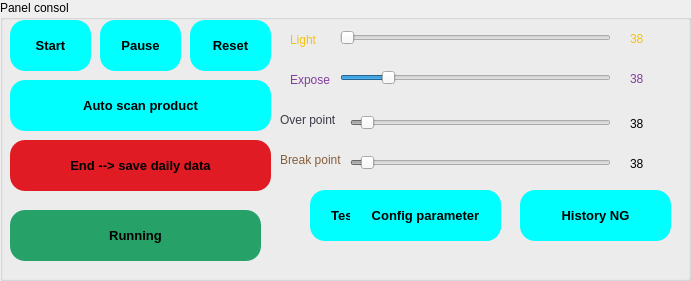
   <widget class="QGroupBox" name="adjust_thelta_2">
    <property name="geometry">
     <rect>
      <x>10</x>
      <y>390</y>
      <width>691</width>
      <height>281</height>
     </rect>
    </property>
    <property name="font">
     <font>
      <family>Segoe UI</family>
      <stylestrategy>PreferDefault</stylestrategy>
      <kerning>true</kerning>
     </font>
    </property>
    <property name="styleSheet">
     <string notr="true">QGroupBox{border:2px solid gray;border-radius:5px;margin-top: 1ex;color: ;background-color: transparent;} QGroupBox::title{subcontrol-origin: margin;subcontrol-position:top left;padding:0 3px;}
color: rgb(0, 0, 0);
font: 12pt &quot;Segoe UI&quot;;</string>
    </property>
    <property name="title">
     <string>Panel consol</string>
    </property>
    <widget class="QPushButton" name="but_scan">
     <property name="geometry">
      <rect>
       <x>10</x>
       <y>80</y>
       <width>261</width>
       <height>51</height>
      </rect>
     </property>
     <property name="font">
      <font>
       <pointsize>10</pointsize>
       <weight>75</weight>
       <bold>true</bold>
      </font>
     </property>
     <property name="styleSheet">
      <string notr="true">background-color: rgb(0, 255, 255);
color: rgb(255, 255, 255);
color: rgb(0, 0, 0);
border-radius:15px;
</string>
     </property>
     <property name="text">
      <string>Auto scan product</string>
     </property>
    </widget>
    <widget class="QPushButton" name="but_end_and_save">
     <property name="geometry">
      <rect>
       <x>10</x>
       <y>140</y>
       <width>261</width>
       <height>51</height>
      </rect>
     </property>
     <property name="font">
      <font>
       <pointsize>10</pointsize>
       <weight>75</weight>
       <bold>true</bold>
      </font>
     </property>
     <property name="styleSheet">
      <string notr="true">background-color: rgb(224, 27, 36);
color: rgb(255, 255, 255);
color: rgb(0, 0, 0);
border-radius:15px;
</string>
     </property>
     <property name="text">
      <string>End --&gt; save daily data</string>
     </property>
    </widget>
    <widget class="QPushButton" name="but_start">
     <property name="geometry">
      <rect>
       <x>10</x>
       <y>20</y>
       <width>81</width>
       <height>51</height>
      </rect>
     </property>
     <property name="font">
      <font>
       <pointsize>10</pointsize>
       <weight>75</weight>
       <bold>true</bold>
      </font>
     </property>
     <property name="styleSheet">
      <string notr="true">background-color: rgb(0, 255, 255);
color: rgb(255, 255, 255);
color: rgb(0, 0, 0);
border-radius:15px;
</string>
     </property>
     <property name="text">
      <string>Start</string>
     </property>
    </widget>
    <widget class="QPushButton" name="but_pause">
     <property name="geometry">
      <rect>
       <x>100</x>
       <y>20</y>
       <width>81</width>
       <height>51</height>
      </rect>
     </property>
     <property name="font">
      <font>
       <pointsize>10</pointsize>
       <weight>75</weight>
       <bold>true</bold>
      </font>
     </property>
     <property name="styleSheet">
      <string notr="true">background-color: rgb(0, 255, 255);
color: rgb(255, 255, 255);
color: rgb(0, 0, 0);
border-radius:15px;
</string>
     </property>
     <property name="text">
      <string>Pause</string>
     </property>
    </widget>
    <widget class="QPushButton" name="but_reset">
     <property name="geometry">
      <rect>
       <x>190</x>
       <y>20</y>
       <width>81</width>
       <height>51</height>
      </rect>
     </property>
     <property name="font">
      <font>
       <pointsize>10</pointsize>
       <weight>75</weight>
       <bold>true</bold>
      </font>
     </property>
     <property name="styleSheet">
      <string notr="true">background-color: rgb(0, 255, 255);
color: rgb(0, 0, 0);
border-radius:15px;
</string>
     </property>
     <property name="text">
      <string>Reset</string>
     </property>
    </widget>
    <widget class="QLabel" name="expose">
     <property name="geometry">
      <rect>
       <x>290</x>
       <y>70</y>
       <width>91</width>
       <height>20</height>
      </rect>
     </property>
     <property name="font">
      <font>
       <pointsize>9</pointsize>
      </font>
     </property>
     <property name="styleSheet">
      <string notr="true">color: rgb(129, 61, 156);</string>
     </property>
     <property name="text">
      <string>Expose</string>
     </property>
    </widget>
    <widget class="QSlider" name="adjust_light">
     <property name="geometry">
      <rect>
       <x>340</x>
       <y>30</y>
       <width>271</width>
       <height>16</height>
      </rect>
     </property>
     <property name="minimum">
      <number>0</number>
     </property>
     <property name="maximum">
      <number>4</number>
     </property>
     <property name="pageStep">
      <number>1</number>
     </property>
     <property name="value">
      <number>0</number>
     </property>
     <property name="orientation">
      <enum>Qt::Horizontal</enum>
     </property>
    </widget>
    <widget class="QSlider" name="adjust_expose">
     <property name="geometry">
      <rect>
       <x>340</x>
       <y>70</y>
       <width>271</width>
       <height>16</height>
      </rect>
     </property>
     <property name="minimum">
      <number>0</number>
     </property>
     <property name="maximum">
      <number>350000</number>
     </property>
     <property name="singleStep">
      <number>10</number>
     </property>
     <property name="pageStep">
      <number>35</number>
     </property>
     <property name="value">
      <number>16169</number>
     </property>
     <property name="orientation">
      <enum>Qt::Horizontal</enum>
     </property>
    </widget>
    <widget class="QLabel" name="light">
     <property name="geometry">
      <rect>
       <x>290</x>
       <y>30</y>
       <width>81</width>
       <height>20</height>
      </rect>
     </property>
     <property name="font">
      <font>
       <pointsize>9</pointsize>
      </font>
     </property>
     <property name="styleSheet">
      <string notr="true">color: rgb(245, 194, 17);</string>
     </property>
     <property name="text">
      <string>Light</string>
     </property>
    </widget>
    <widget class="QLabel" name="value_light">
     <property name="geometry">
      <rect>
       <x>630</x>
       <y>30</y>
       <width>67</width>
       <height>17</height>
      </rect>
     </property>
     <property name="font">
      <font>
       <pointsize>9</pointsize>
      </font>
     </property>
     <property name="styleSheet">
      <string notr="true">color: rgb(245, 194, 17);</string>
     </property>
     <property name="text">
      <string>38</string>
     </property>
    </widget>
    <widget class="QLabel" name="value_expose">
     <property name="geometry">
      <rect>
       <x>630</x>
       <y>70</y>
       <width>67</width>
       <height>17</height>
      </rect>
     </property>
     <property name="font">
      <font>
       <pointsize>9</pointsize>
      </font>
     </property>
     <property name="styleSheet">
      <string notr="true">color: rgb(129, 61, 156);</string>
     </property>
     <property name="text">
      <string>38</string>
     </property>
    </widget>
    <widget class="QPushButton" name="display_running">
     <property name="enabled">
      <bool>false</bool>
     </property>
     <property name="geometry">
      <rect>
       <x>10</x>
       <y>210</y>
       <width>251</width>
       <height>51</height>
      </rect>
     </property>
     <property name="font">
      <font>
       <pointsize>10</pointsize>
       <weight>75</weight>
       <bold>true</bold>
      </font>
     </property>
     <property name="styleSheet">
      <string notr="true">background-color: rgb(38, 162, 105);
color: rgb(255, 255, 255);
color: rgb(0, 0, 0);
border-radius:15px;
</string>
     </property>
     <property name="text">
      <string>Running</string>
     </property>
    </widget>
    <widget class="QSlider" name="value_break">
     <property name="enabled">
      <bool>false</bool>
     </property>
     <property name="geometry">
      <rect>
       <x>350</x>
       <y>155</y>
       <width>261</width>
       <height>16</height>
      </rect>
     </property>
     <property name="minimum">
      <number>0</number>
     </property>
     <property name="maximum">
      <number>500</number>
     </property>
     <property name="singleStep">
      <number>1</number>
     </property>
     <property name="pageStep">
      <number>1</number>
     </property>
     <property name="value">
      <number>20</number>
     </property>
     <property name="orientation">
      <enum>Qt::Horizontal</enum>
     </property>
    </widget>
    <widget class="QSlider" name="value_over">
     <property name="enabled">
      <bool>false</bool>
     </property>
     <property name="geometry">
      <rect>
       <x>350</x>
       <y>115</y>
       <width>261</width>
       <height>16</height>
      </rect>
     </property>
     <property name="minimum">
      <number>0</number>
     </property>
     <property name="maximum">
      <number>500</number>
     </property>
     <property name="singleStep">
      <number>1</number>
     </property>
     <property name="pageStep">
      <number>1</number>
     </property>
     <property name="value">
      <number>20</number>
     </property>
     <property name="orientation">
      <enum>Qt::Horizontal</enum>
     </property>
    </widget>
    <widget class="QLabel" name="display_value_over">
     <property name="geometry">
      <rect>
       <x>630</x>
       <y>115</y>
       <width>67</width>
       <height>17</height>
      </rect>
     </property>
     <property name="font">
      <font>
       <pointsize>9</pointsize>
      </font>
     </property>
     <property name="text">
      <string>38</string>
     </property>
    </widget>
    <widget class="QLabel" name="display_value_break">
     <property name="geometry">
      <rect>
       <x>630</x>
       <y>155</y>
       <width>67</width>
       <height>17</height>
      </rect>
     </property>
     <property name="font">
      <font>
       <pointsize>9</pointsize>
      </font>
     </property>
     <property name="text">
      <string>38</string>
     </property>
    </widget>
    <widget class="QLabel" name="expose_2">
     <property name="geometry">
      <rect>
       <x>280</x>
       <y>150</y>
       <width>91</width>
       <height>20</height>
      </rect>
     </property>
     <property name="font">
      <font>
       <pointsize>9</pointsize>
      </font>
     </property>
     <property name="styleSheet">
      <string notr="true">color: rgb(129, 61, 156);
color: rgb(134, 94, 60);</string>
     </property>
     <property name="text">
      <string>Break point</string>
     </property>
    </widget>
    <widget class="QLabel" name="light_2">
     <property name="geometry">
      <rect>
       <x>280</x>
       <y>110</y>
       <width>71</width>
       <height>20</height>
      </rect>
     </property>
     <property name="font">
      <font>
       <pointsize>9</pointsize>
      </font>
     </property>
     <property name="styleSheet">
      <string notr="true">color: rgb(245, 194, 17);
color: rgb(61, 56, 70);</string>
     </property>
     <property name="text">
      <string>Over point</string>
     </property>
    </widget>
    <widget class="QPushButton" name="but_test_ok">
     <property name="geometry">
      <rect>
       <x>310</x>
       <y>190</y>
       <width>91</width>
       <height>51</height>
      </rect>
     </property>
     <property name="font">
      <font>
       <pointsize>10</pointsize>
       <weight>75</weight>
       <bold>true</bold>
      </font>
     </property>
     <property name="styleSheet">
      <string notr="true">background-color: rgb(0, 255, 255);
color: rgb(255, 255, 255);
color: rgb(0, 0, 0);
border-radius:15px;
</string>
     </property>
     <property name="text">
      <string>Test OK</string>
     </property>
    </widget>
    <widget class="QPushButton" name="but_test_ng">
     <property name="geometry">
      <rect>
       <x>420</x>
       <y>190</y>
       <width>81</width>
       <height>51</height>
      </rect>
     </property>
     <property name="font">
      <font>
       <pointsize>10</pointsize>
       <weight>75</weight>
       <bold>true</bold>
      </font>
     </property>
     <property name="styleSheet">
      <string notr="true">background-color: rgb(0, 255, 255);
color: rgb(255, 255, 255);
color: rgb(0, 0, 0);
border-radius:15px;
</string>
     </property>
     <property name="text">
      <string>Test NG</string>
     </property>
    </widget>
    <widget class="QPushButton" name="but_history_NG">
     <property name="geometry">
      <rect>
       <x>520</x>
       <y>190</y>
       <width>151</width>
       <height>51</height>
      </rect>
     </property>
     <property name="font">
      <font>
       <pointsize>10</pointsize>
       <weight>75</weight>
       <bold>true</bold>
      </font>
     </property>
     <property name="styleSheet">
      <string notr="true">background-color: rgb(0, 255, 255);
color: rgb(255, 255, 255);
color: rgb(0, 0, 0);
border-radius:15px;
</string>
     </property>
     <property name="text">
      <string>History NG</string>
     </property>
    </widget>
    <widget class="QPushButton" name="but_config">
     <property name="geometry">
      <rect>
       <x>350</x>
       <y>190</y>
       <width>151</width>
       <height>51</height>
      </rect>
     </property>
     <property name="font">
      <font>
       <pointsize>10</pointsize>
       <weight>75</weight>
       <bold>true</bold>
      </font>
     </property>
     <property name="styleSheet">
      <string notr="true">background-color: rgb(0, 255, 255);
color: rgb(255, 255, 255);
color: rgb(0, 0, 0);
border-radius:15px;
</string>
     </property>
     <property name="text">
      <string>Config parameter</string>
     </property>
    </widget>
   </widget>
